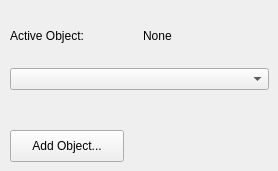
    <widget class="QWidget" name="sceneTab">
     <attribute name="title">
      <string>Scene</string>
     </attribute>
     <widget class="QWidget" name="layoutWidget_2">
      <property name="geometry">
       <rect>
        <x>10</x>
        <y>10</y>
        <width>259</width>
        <height>80</height>
       </rect>
      </property>
      <layout class="QVBoxLayout" name="verticalLayout_3">
       <item>
        <layout class="QVBoxLayout" name="verticalLayout_2">
         <item>
          <layout class="QHBoxLayout" name="horizontalLayout_3">
           <item>
            <widget class="QLabel" name="activeObjectLabel">
             <property name="text">
              <string>Active Object:</string>
             </property>
            </widget>
           </item>
           <item>
            <widget class="QLabel" name="currentActiveObjectLabel">
             <property name="text">
              <string>None</string>
             </property>
            </widget>
           </item>
          </layout>
         </item>
         <item>
          <widget class="QComboBox" name="comboBox"/>
         </item>
        </layout>
       </item>
      </layout>
     </widget>
     <widget class="QPushButton" name="addObjectButton">
      <property name="geometry">
       <rect>
        <x>10</x>
        <y>130</y>
        <width>114</width>
        <height>32</height>
       </rect>
      </property>
      <property name="text">
       <string>Add Object...</string>
      </property>
     </widget>
    </widget>
